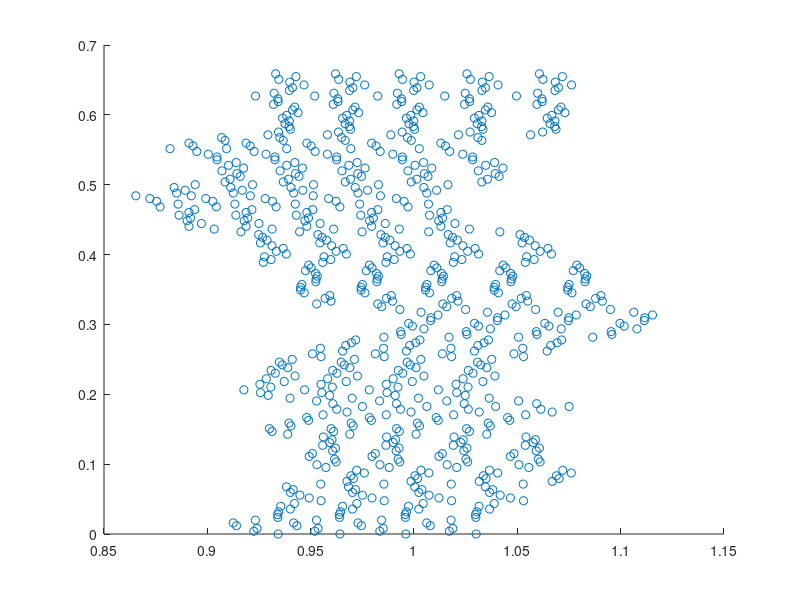

Reproduce this figure in MATLAB. (Note: this script raises an error after producing the figure.)
% Computational Finance CW2
% Question 1
% train 5 files
load options.mat
%%
optionNum=4;% number of strike price
strikePrices=[2925 3025 3125 3225 3325];

L=length(stockPrice);% data length 222
Lwin=fix(L/4);% window length 55
LUse=L-Lwin;% used length 167

LAll=835; % all data length
LTrain=round(0.9*LAll); % train data length
LTest=LAll-LTrain; % test data length 

% interval_Tr=(optionNum-1)*Lrest+1:(optionNum-1)*Lrest+LTrain;
% interval_Ts=(optionNum-1)*Lrest+LTrain+1:(optionNum-1)*Lrest+Lrest;
% interval_All=(optionNum-1)*Lrest+1:(optionNum-1)*Lrest+Lrest;

interval_Tr=1:LTrain;
interval_Ts=LTrain+1:835;
interval_All=1:835;

Tt=ones(L,1);
for i=1:L
    Tt(i)=(L-i)/252;
end

% data: X=[S/X T-t]
X=[stockPrice(56:L)./strikePrices(1) Tt(56:L,1);...
    stockPrice(56:L)./strikePrices(2) Tt(56:L,1);...
    stockPrice(56:L)./strikePrices(3) Tt(56:L,1);...
    stockPrice(56:L)./strikePrices(4) Tt(56:L,1);...
    stockPrice(56:L)./strikePrices(5) Tt(56:L,1)];

XAll=X(interval_All,:); % all data
XTrain=X(interval_Tr,:); % train data
XTest=X(interval_Ts,:); % test data

% normalized call option price from BS formula
CX_BS=[BSOptionCPrices(:,1)./strikePrices(1);...
    BSOptionCPrices(:,2)./strikePrices(2);...
    BSOptionCPrices(:,3)./strikePrices(3);...
    BSOptionCPrices(:,4)./strikePrices(4);...
    BSOptionCPrices(:,5)./strikePrices(5)];

CX_BS_All=CX_BS(interval_All,:); % all tag
CX_BS_Train=CX_BS(interval_Tr,:); % train tag
CX_BS_Test=CX_BS(interval_Ts,:); % test tag

% normalized call option price from observation
CX_ob=[optionCPrice(56:222,1)./strikePrices(1);...
    optionCPrice(56:222,2)./strikePrices(2);...
    optionCPrice(56:222,3)./strikePrices(3);...
    optionCPrice(56:222,4)./strikePrices(4);...
    optionCPrice(56:222,5)./strikePrices(5)];

CX_ob_All=CX_ob(interval_All,:); % all tag
CX_ob_Train=CX_ob(interval_Tr,:); % train tag
CX_ob_Test=CX_ob(interval_Ts,:); % test tag
%% GMModel generate 4 means and covariances
GMModel = fitgmdist(XTrain,4,'RegularizationValue',0);

figure(1),clf,
scatter(XTrain(:,1),XTrain(:,2),'r.');
hold on
ezcontour(@(x1,x2)pdf(GMModel,[x1 x2]),get(gca,{'XLim','YLim'}))
title('{\bf Scatter Plot and Fitted Gaussian Mixture Contours}')
axis([0.8 1.3 -0.1 0.8]);
xlabel('S/X','FontSize',13,'FontWeight','bold');
ylabel('T-t','FontSize',13,'FontWeight','bold');
grid on
grid minor
hold off
%% disign matrix
m1=GMModel.mu(1,:);
m2=GMModel.mu(2,:);
m3=GMModel.mu(3,:);
m4=GMModel.mu(4,:);
C1=GMModel.Sigma(:,:,1);
C2=GMModel.Sigma(:,:,2);
C3=GMModel.Sigma(:,:,3);
C4=GMModel.Sigma(:,:,4);

designMat=ones(LTrain,7);% design matrix
designMat(:,5)=XTrain(:,1);
designMat(:,6)=XTrain(:,2);

for i=1:LTrain
    designMat(i,1)=sqrt((XTrain(i,:)-m1)*C1*(XTrain(i,:)-m1)');
    designMat(i,2)=sqrt((XTrain(i,:)-m2)*C2*(XTrain(i,:)-m2)');
    designMat(i,3)=sqrt((XTrain(i,:)-m3)*C3*(XTrain(i,:)-m3)');
    designMat(i,4)=sqrt((XTrain(i,:)-m4)*C4*(XTrain(i,:)-m4)');    
end
%% train using cvx
cvx_begin quiet
variable w(7)
minimize( norm(designMat*w-CX_BS_Train) )
cvx_end
%% C/X surface
% CXNum=60;
% x=linspace(0.82,1.15,CXNum);
% y=linspace(0.7,0,CXNum);
step1=0.01;
step2=0.02;
x=0.82:step1:1.15;
y=0:step2:0.7;
length_SX=length(x);
length_Tt=length(y);

CX=ones(length_Tt,length_SX);
for i=1:length_SX
    for j=1:length_Tt
        CX(j,i)=w(1)*sqrt(([x(i),y(j)]-m1)*C1*([x(i),y(j)]-m1)')...
            +w(2)*sqrt(([x(i),y(j)]-m2)*C2*([x(i),y(j)]-m2)')...
            +w(3)*sqrt(([x(i),y(j)]-m3)*C3*([x(i),y(j)]-m3)')...
            +w(4)*sqrt(([x(i),y(j)]-m4)*C4*([x(i),y(j)]-m4)')...
            +[x(i),y(j)]*[w(5);w(6)]+w(7);
    end
end
%% draw C/X surface and BS scatter
figure(2),clf,
plot3(X(1:167,1),X(1:167,2),CX_BS(1:167),'o',...
    'MarkerSize',6,'MarkerFaceColor','b');
hold on
plot3(X(168:334,1),X(168:334,2),CX_BS(168:334),'o',...
    'MarkerSize',6,'MarkerFaceColor','r');
plot3(X(335:501,1),X(335:501,2),CX_BS(335:501),'o',...
    'MarkerSize',6,'MarkerFaceColor','m');
plot3(X(502:668,1),X(502:668,2),CX_BS(502:668),'o',...
    'MarkerSize',6,'MarkerFaceColor','g');
plot3(X(669:835,1),X(669:835,2),CX_BS(669:835),'o',...
    'MarkerSize',6,'MarkerFaceColor','y');
legend({'2925','3025','3125','3225','3325'},...
    'Location','eastoutside',...
    'Orientation','vertical',...
    'FontSize',13,'FontWeight','bold')
mesh(x,y,CX);

title('Surface and BS scatter','FontSize',16)
xlabel('S/X','FontSize',13,'FontWeight','bold')
ylabel('T-t','FontSize',13,'FontWeight','bold')
zlabel('C/X','FontSize',13,'FontWeight','bold')
axis([0.82 1.15 0 0.7 -0.01 0.17]);
grid on
grid minor
hold off
%% draw C/X surface and observed scatter
% figure(3),clf,
% plot3(X(1:167,1),X(1:167,2),CX_ob(1:167),'o',...
%     'MarkerSize',6,'MarkerFaceColor','b');
% hold on
% plot3(X(168:334,1),X(168:334,2),CX_ob(168:334),'o',...
%     'MarkerSize',6,'MarkerFaceColor','r');
% plot3(X(335:501,1),X(335:501,2),CX_ob(335:501),'o',...
%     'MarkerSize',6,'MarkerFaceColor','m');
% plot3(X(502:668,1),X(502:668,2),CX_ob(502:668),'o',...
%     'MarkerSize',6,'MarkerFaceColor','g');
% plot3(X(669:835,1),X(669:835,2),CX_ob(669:835),'o',...
%     'MarkerSize',6,'MarkerFaceColor','y');
% legend({'2925','3025','3125','3225','3325'},...
%     'Location','eastoutside',...
%     'Orientation','vertical',...
%     'FontSize',13,'FontWeight','bold')
% mesh(x,y,CX);
% 
% title('Surface and observed scatter','FontSize',16)
% xlabel('S/X','FontSize',13,'FontWeight','bold')
% ylabel('T-t','FontSize',13,'FontWeight','bold')
% zlabel('C/X','FontSize',13,'FontWeight','bold')
% axis([0.82 1.15 0 0.7 -0.05 0.17]);
% grid on
% grid minor
% hold off
%% draw validation
CXpred=ones(LAll,1);
for i=1:LAll
    CXpred(i)=w(1)*sqrt((XAll(i,:)-m1)*C1*(XAll(i,:)-m1)')...
        +w(2)*sqrt((XAll(i,:)-m2)*C2*(XAll(i,:)-m2)')...
        +w(3)*sqrt((XAll(i,:)-m3)*C3*(XAll(i,:)-m3)')...
        +w(4)*sqrt((XAll(i,:)-m4)*C4*(XAll(i,:)-m4)')...
        +XAll(i,:)*[w(5);w(6)]+w(7);
end
%% draw validation
figure(4),clf,
xx1=1:835;
plot(xx1,CXpred,'r','LineWidth',1.5);
xlabel('Date','FontSize',13,'FontWeight','bold')
ylabel('C/X','FontSize',13,'FontWeight','bold')
hold on
plot(xx1,CX_BS_All,'b','LineWidth',1.5);
axis([-inf,inf,-inf,inf]);
legend({'predicted','real'},'Location','northwest',...
    'FontSize',13,'FontWeight','bold');
plot([LTrain,LTrain],[-0.05,0.15],'k','LineWidth',2);
grid on
grid minor
hold off
%% draw scatter BS
figure(5),clf,
plot3(X(1:167,1),X(1:167,2),CX_BS(1:167),'o',...
    'MarkerSize',6,'MarkerFaceColor','b');
hold on
plot3(X(168:334,1),X(168:334,2),CX_BS(168:334),'o',...
    'MarkerSize',6,'MarkerFaceColor','r');
plot3(X(335:501,1),X(335:501,2),CX_BS(335:501),'o',...
    'MarkerSize',6,'MarkerFaceColor','m');
plot3(X(502:668,1),X(502:668,2),CX_BS(502:668),'o',...
    'MarkerSize',6,'MarkerFaceColor','g');
plot3(X(669:835,1),X(669:835,2),CX_BS(669:835),'o',...
    'MarkerSize',6,'MarkerFaceColor','y');
legend({'2925','3025','3125','3225','3325'},...
    'Location','eastoutside',...
    'Orientation','vertical',...
    'FontSize',13,'FontWeight','bold')

title('Data generated by BS formula','FontSize',16)
xlabel('S/X','FontSize',13,'FontWeight','bold')
ylabel('T-t','FontSize',13,'FontWeight','bold')
zlabel('C/X','FontSize',13,'FontWeight','bold')
grid on
grid minor
hold off
%% draw scatter observation
% figure(6),clf,
% plot3(X(1:167,1),X(1:167,2),CX_ob(1:167),'o',...
%     'MarkerSize',6,'MarkerFaceColor','b');
% hold on
% plot3(X(168:334,1),X(168:334,2),CX_ob(168:334),'o',...
%     'MarkerSize',6,'MarkerFaceColor','r');
% plot3(X(335:501,1),X(335:501,2),CX_ob(335:501),'o',...
%     'MarkerSize',6,'MarkerFaceColor','m');
% plot3(X(502:668,1),X(502:668,2),CX_ob(502:668),'o',...
%     'MarkerSize',6,'MarkerFaceColor','g');
% plot3(X(669:835,1),X(669:835,2),CX_ob(669:835),'o',...
%     'MarkerSize',6,'MarkerFaceColor','y');
% legend({'2925','3025','3125','3225','3325'},...
%     'Location','eastoutside',...
%     'Orientation','vertical',...
%     'FontSize',13,'FontWeight','bold')
% 
% title('Observed data','FontSize',16)
% xlabel('S/X','FontSize',13,'FontWeight','bold')
% ylabel('T-t','FontSize',13,'FontWeight','bold')
% zlabel('C/X','FontSize',13,'FontWeight','bold')
% grid on
% grid minor
% hold off
%% delta
delta=diff(CX,1,2)/step1;
figure(7),clf,
mesh(x(1:end-1),y,delta);
title('Surface and BS scatter','FontSize',16)
xlabel('S/X','FontSize',13,'FontWeight','bold')
ylabel('T-t','FontSize',13,'FontWeight','bold')
zlabel('delta','FontSize',13,'FontWeight','bold')
grid on
grid minor








